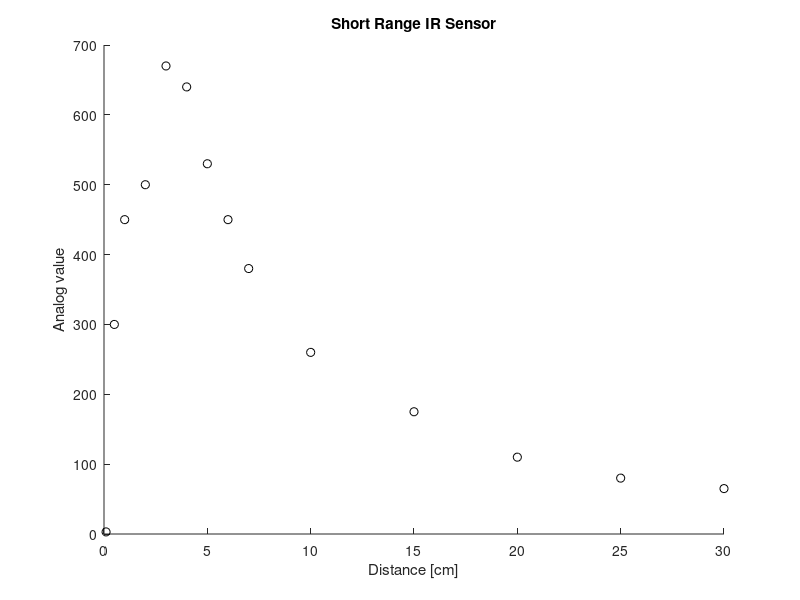

MATLAB code to generate this figure: (Note: this script raises an error after producing the figure.)
%% Sensor Calibration and Curve Fit
% Sondre Kongsgard and James Fanchiang
% 10/12/2017
%% Short Range IR Sensor Data
%
clear all;
clc;
% Distance
d = [0.1, 0.5, 1, 2, 3, 4, 5, 6, 7, 10, 15, 20, 25, 30];

% Analog value
a = [3, 300, 450, 500, 670, 640, 530, 450, 380, 260, 175, 110, 80, 65];

figure(1); clf; hold on;
plot(d, a, 'ko');
title('Short Range IR Sensor');
xlabel('Distance [cm]'); ylabel('Analog value');

createFit(d,a);

%%  Long Range IR Sensor Data
clear all;
clc;
% Distance
d = [0.1, 1, 2, 3, 4, 5, 6, 7, 8, 9, 10, 12, 15, 20, 30, 40, 50, 60, 70, 80];

% Analog value
a = [4, 140, 145, 220, 335, 360, 450, 520, 530, 515, 490, 450, 400, 330, 230, 185, 160, 140, 125, 110];

figure(2); clf; hold on;
plot(d, a, 'bo');
title('Long Range IR Sensor');
xlabel('Distance [cm]'); ylabel('Analog value');

createFitRat23(d,a);

%% createFitRat23.m function
%   createFitRat23.m
% 
%   function [fitresult, gof] = createFitRat23(d, a)
%   %CREATEFIT(D,A)
%   %  Create a fit.
%   %
%   %  Data for 'Fitted Curve' fit:
%   %      X Input : d
%   %      Y Output: a
%   %  Output:
%   %      fitresult : a fit object representing the fit.
%   %      gof : structure with goodness-of fit info.
%   %
%   %  See also FIT, CFIT, SFIT.
% 
%   %  Auto-generated by MATLAB on 12-Oct-2017 12:06:21
% 
% 
%   %% Fit: 'Fitted Curve'.
%   [xData, yData] = prepareCurveData( d, a );
% 
%   % Set up fittype and options.
%   ft = fittype( 'smoothingspline' );
% 
%   % Fit model to data.
%   [fitresult, gof] = fit( xData, yData, ft, 'Normalize', 'on' );
% 
%   % Plot fit with data.
%   h = plot( fitresult, xData, yData );
%   legend( h, 'Analog Output vs. Distance', 'Fitted Curve', 'Location', 'NorthEast' );
%   % Label axes
%   xlabel('Distance (cm)');
%   ylabel ('Analog Output');
%   grid on
%% createFitexp2.m
function [fitresult, gof] = createFitexp2(d, a)
%CREATEFIT1(D,A)
%  Create a fit.
%
%  Data for 'Fitted Curve' fit:
%      X Input : d
%      Y Output: a
%  Output:
%      fitresult : a fit object representing the fit.
%      gof : structure with goodness-of fit info.
%
%  See also FIT, CFIT, SFIT.

%  Auto-generated by MATLAB on 12-Oct-2017 13:28:41


%% Fit: 'Fitted Curve'.
[xData, yData] = prepareCurveData( d, a );

% Set up fittype and options.
ft = fittype( 'exp2' );
opts = fitoptions( 'Method', 'NonlinearLeastSquares' );
opts.Display = 'Off';
opts.Normalize = 'on';
opts.StartPoint = [406.819274003059 -0.790773877804884 -49.3302971635946 -2.83787732353216];

% Fit model to data.
[fitresult, gof] = fit( xData, yData, ft, opts );

% Plot fit with data.
figure( 'Name', 'Fitted Curve' );
h = plot( fitresult, xData, yData );
legend( h, 'a vs. d', 'Fitted Curve', 'Location', 'NorthEast' );
% Label axes
xlabel d
ylabel a
grid on



%% Calibration Equations
% General model Rat23:
%          f(x) = (p1*x^2 + p2*x + p3) /
%                    (x^3 + q1*x^2 + q2*x + q3)
%     Coefficients (with 95% confidence bounds):
%            p1 =        6641  (5112, 8171)
%            p2 =  -1.943e+04  (-2.784e+04, -1.103e+04)
%            p3 =       -1236  (-1.51e+04, 1.263e+04)
%            q1 =      -7.766  (-12.13, -3.398)
%            q2 =        96.4  (60.56, 132.2)
%            q3 =      -245.3  (-395.4, -95.09)
% 
%     Goodness of fit:
%       SSE: 1.219e+04
%       R-square: 0.9764
%       Adjusted R-square: 0.968
%       RMSE: 29.51

